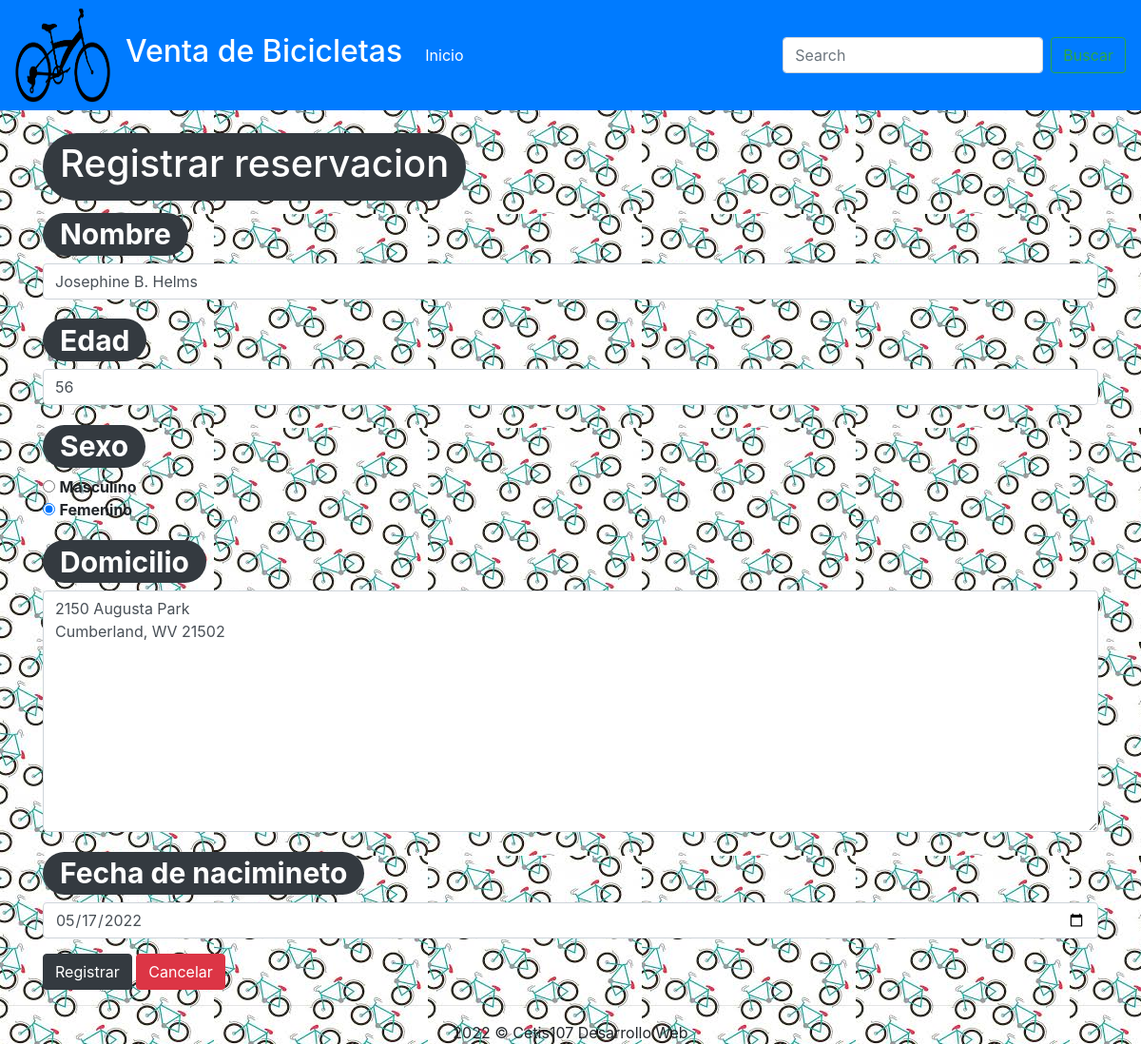
The page /bici/bici/PracticaWebDatos/actualizarRegistro.php?id=3 on the database its author committed.
### tables this page shows
CREATE TABLE `cliente` (
  `id` int(11) NOT NULL,
  `nombre` varchar(100) NOT NULL,
  `edad` int(11) NOT NULL,
  `sexo` bit(1) NOT NULL,
  `domicilio` varchar(100) NOT NULL,
  `fecha_nacimiento` date NOT NULL
);

### bici/bici/PracticaWebDatos/actualizarRegistro.php (the view, shortened to what this page needs)
<!DOCTYPE html>
<html lang="en">
<head>
    <link rel="stylesheet" href="css/bootstrap.css">
</head>
<body  background="imagenes/fondo.jpg">
    <?php
        include 'conexion.php';
        $id = $_GET["id"];
        $sql = "SELECT * FROM cliente WHERE id=" . $id;
        $resultado = $conexion->query($sql);
        $registro = $resultado->fetch_assoc();
    ?>
    <?php include 'menu.php'; ?>
    <br>
    <div class="container">
        <div class="row">
            <div class="col-12">
            <h1><span class="badge badge-pill badge-dark"><h1>Registrar reservacion</h1></span></h1>
                <form method="post" action="guardarRegistro.php">
                    <div class="form-group">
                    <h1><span class="badge badge-pill badge-dark">Nombre</span></h1>
                        <input value="<?php echo $registro["nombre"]; ?>" type="text" class="form-control" name="nombre" placeholder="Teclea el nombre">
                    </div>
                    <div class="form-group">
                    <h1><span class="badge badge-pill badge-dark">Edad</span></h1>
                        <input value="<?php echo $registro["edad"]; ?>" type="number" class="form-control" name="edad" placeholder="Teclea la edad">
                    </div>
                    <h1><span class="badge badge-pill badge-dark">Sexo</span></h1>
                    <div class="form-group">
                    <?php
                        if($registro["sexo"]){
                            echo "<input type='radio' name='sexo' value='1' checked>  <b> Masculino</b><br>";
                            echo "<input type='radio' name='sexo' value='0'>    <b>Femenino </b><br>";
                        } else {
                            echo "<input type='radio' name='sexo' value='1'>   <b>Masculino</b><br>";
                            echo "<input type='radio' name='sexo' value='0' checked> <b> Femenino</b><br>";
                        }
                    ?>
                    </div>
                    <div class="form-group">
                    <h1><span class="badge badge-pill badge-dark">Domicilio</span></h1>
                        <textarea name="domicilio" id="" cols="30" rows="10" class="form-control"><?php echo $registro["domicilio"] ?>
                        </textarea>
                    </div>
                    <div class="form-group">
                    <h1><span class="badge badge-pill badge-dark">Fecha de nacimineto</span></h1>
                        <input value="<?php echo $registro["fecha_nacimiento"]; ?>" type="date" class="form-control" name="fecha_nacimiento">
                    </div>
                    <div>
                        <input type="submit" class="btn btn-dark" value="Registrar">
                        <a href="consultarDatos.php" class="btn btn-danger">Cancelar</a>
                    </div>
                </form>
            </div>
        </div>
    </div>
    <footer class="text-center">
        <hr>
        2022 &copy; Cetis107 Desarrollo Web
    </footer>
</body>
</html>

### rows shown on the page
cliente: nombre "Josephine B. Helms", edad "56", domicilio "2150 Augusta Park Cumberland, WV 21502", fecha_nacimiento "05/17/2022"
